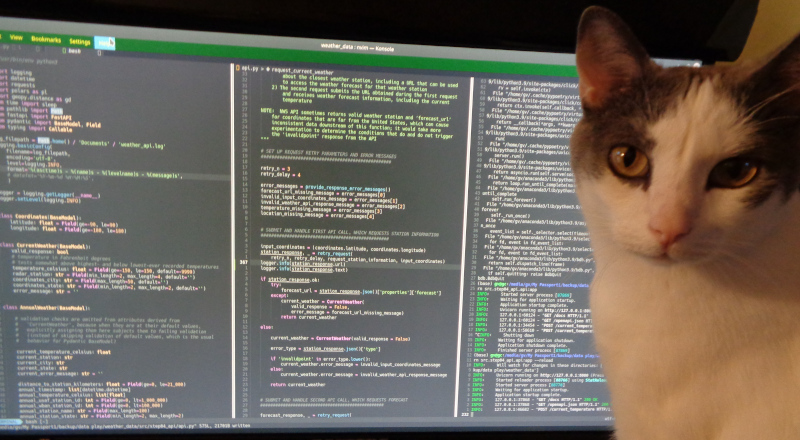
#> input picture input/coder_cat.JPG, 800 x 440 px; its folder holds only this picture in this run
$ python convert_bw.py
#> lines starting #> are read from the running program, lines starting #| are printed output that depends on the picture; long printed decimals are rounded
#! /usr/bin/env python3


import time
import tracemalloc
import numpy as np
from numba import jit
from skimage import io
from pathlib import Path
from typing import Any, Callable


def convert_numpy(image: np.ndarray) -> np.ndarray:
    """
    Convert color image to black-and-white image

    adapted from:
        https://pythonspeed.com/articles/slow-numba/
        The wrong way to speed up your code with Numba
        by Itamar Turner-Trauring
        Last updated 21 Mar 2024, originally created 21 Mar 2024
    """

    bw_image = np.round(
        0.2989 * image[:, :, 0] +
        0.5870 * image[:, :, 1] +
        0.1140 * image[:, :, 2])

    return bw_image.astype(np.uint8)


@jit
def convert_numba(image: np.ndarray) -> np.ndarray:
    """
    Convert color image to black-and-white image

    adapted from:
        https://pythonspeed.com/articles/slow-numba/
        The wrong way to speed up your code with Numba
        by Itamar Turner-Trauring
        Last updated 21 Mar 2024, originally created 21 Mar 2024
    """

    bw_image = np.round(
        0.2989 * image[:, :, 0] +
        0.5870 * image[:, :, 1] +
        0.1140 * image[:, :, 2])

    return bw_image.astype(np.uint8)


@jit
def convert_numba_loop(image: np.ndarray) -> np.ndarray:
    """
    Convert color image to black-and-white image

    adapted from:
        https://pythonspeed.com/articles/slow-numba/
        The wrong way to speed up your code with Numba
        by Itamar Turner-Trauring
        Last updated 21 Mar 2024, originally created 21 Mar 2024
    """

    bw_image = np.empty(image.shape[:2], dtype=np.uint8)
    for y in range(image.shape[0]):
        for x in range(image.shape[1]):
            r, g, b = image[y, x, :]
            bw_image[y, x] = np.round(0.2989 * r + 0.5870 * g + 0.1140 * b)

    return bw_image.astype(np.uint8)


def profile_function(func: Callable, *args, **kwargs) -> tuple[Any, float, int]:
    """
    Run the function 'func' with provided parameters/arguments and record its
        execution time and maximum memory usage
    Return the function output, elapsed time, and maximum memory usage
    """

    tracemalloc.start()
    start_time = time.time()
    output = func(*args, **kwargs)
    end_time = time.time()
    max_memory = tracemalloc.get_traced_memory()[1]
    tracemalloc.stop()
    elapsed_time = end_time - start_time

    return output, elapsed_time, max_memory


def main():
    """
    Compares execution time and maximum memory usage for different methods of
        converting a color image to black-and-white
    The conversion methods are:
        1) using Numpy
        2) using Numba to 'jit' the Numpy method
        3) using a for-loop in Numba

    This project is derived from and replicates the results from:
        https://pythonspeed.com/articles/slow-numba/
        The wrong way to speed up your code with Numba
        by Itamar Turner-Trauring
        Last updated 21 Mar 2024, originally created 21 Mar 2024
    """

    input_path = Path.cwd() / 'input'
    input_filepaths = list(input_path.glob('*.JPG'))

    output_path = Path.cwd() / 'output'
    output_path.mkdir(exist_ok=True, parents=True)

    # the 'jitted' functions must run once to optimize their execution speed;
    #   the first run is slow, while subsequent runs are much faster
    # a second image is used for subsequent, jit-optimized runs to measure
    #   timing; while it is not a concern here, it is a good default practice
    #   in case the results for the first image are cached by an overlooked
    #   process
    for e in input_filepaths:

        image = io.imread(e)
#> image is the input picture: shape (440, 800, 3); mean R, G, B 108.5, 102, 92.4

        print('\n')

        bw_image_a, e_time, memory = profile_function(convert_numpy, image)
#> in convert_numpy, `bw_image = np.round( 0.2989 * image[:, :, 0] + 0.5870 * image[:, :, 1]..`:
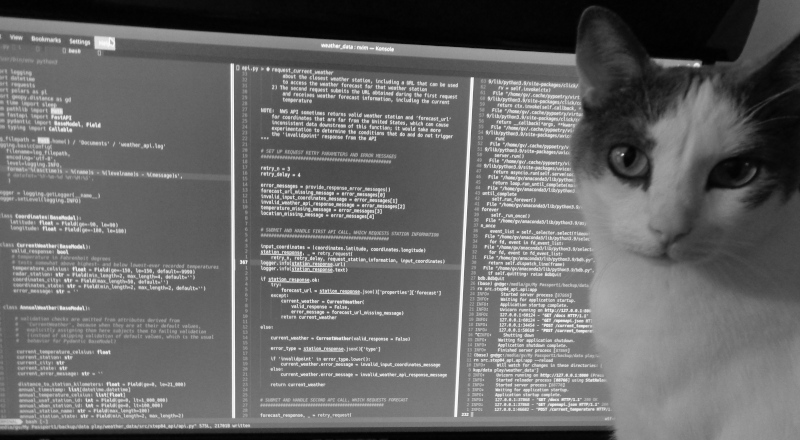
#> bw_image: shape (440, 800) float64; min 0, max 254, mean 102.9
#> e_time = 0.0381; memory = 9173879
        print(f'numpy:      {e_time:.5f} seconds, {memory} bytes')
#| numpy:      0.03808 seconds, 9173879 bytes

        bw_image_b, e_time, memory = profile_function(convert_numba, image)
#> e_time = 0.00307; memory = 5764480
        print(f'numba:      {e_time:.5f} seconds, {memory} bytes')
#| numba:      0.00307 seconds, 5764480 bytes
        assert np.array_equal(bw_image_a, bw_image_b)

        bw_image_c, e_time, memory = profile_function(convert_numba_loop, image)
#> e_time = 11.41; memory = 708844
        print(f'numba_loop: {e_time:.5f} seconds, {memory} bytes')
#| numba_loop: 11.412 seconds, 708844 bytes
        assert np.array_equal(bw_image_a, bw_image_c)

        filename = e.stem + '_bw.jpg'
        output_filepath = output_path / filename
        io.imsave(output_filepath, bw_image_a)


if __name__ == '__main__':
    main()

$ run again, on input/schuyler_house.JPG
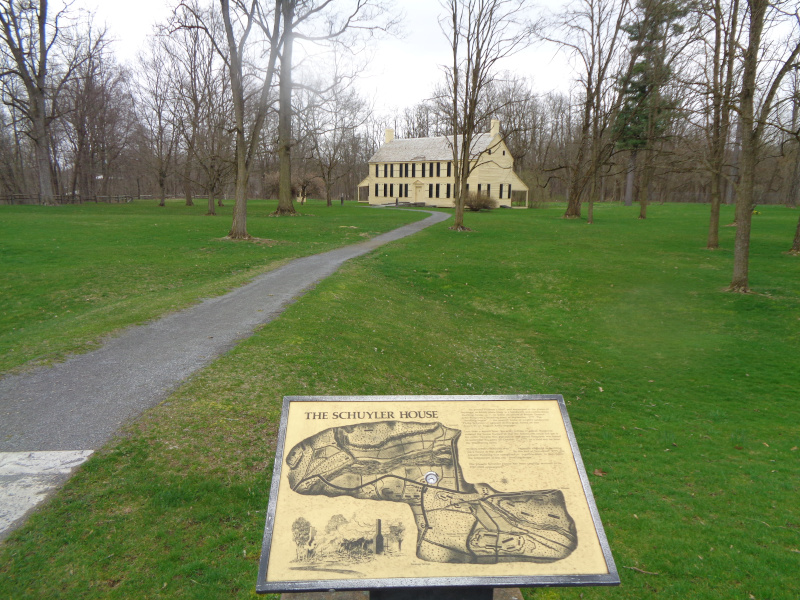
#> input picture input/schuyler_house.JPG, 800 x 600 px
#> in main, image is the input picture: shape (600, 800, 3); mean R, G, B 124.2, 134.3, 99.2
#> in convert_numpy, `bw_image = np.round( 0.2989 * image[:, :, 0] + 0.5870 * image[:, :, 1]..`:
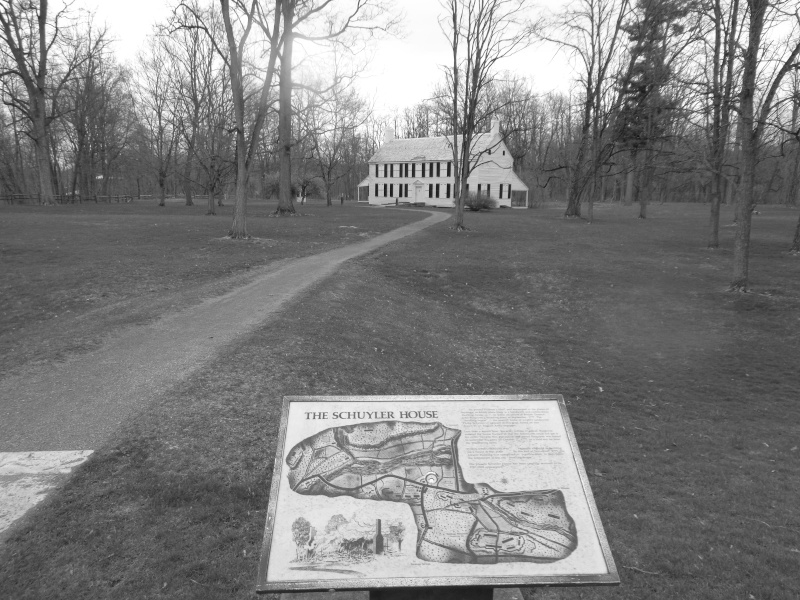
#> bw_image: shape (600, 800) float64; min 19, max 255, mean 127.3
#> in main, `bw_image_a, e_time, memory = profile_function(convert_numpy, image)`: e_time = 0.0528; memory = 12501880
#| numpy:      0.05279 seconds, 12501880 bytes
#> in main, `bw_image_b, e_time, memory = profile_function(convert_numba, image)`: e_time = 0.00435; memory = 7812480
#| numba:      0.00435 seconds, 7812480 bytes
#> in main, `bw_image_c, e_time, memory = profile_function(convert_numba_loop, image)`: e_time = 16.3; memory = 965222
#| numba_loop: 16.300 seconds, 965222 bytes
